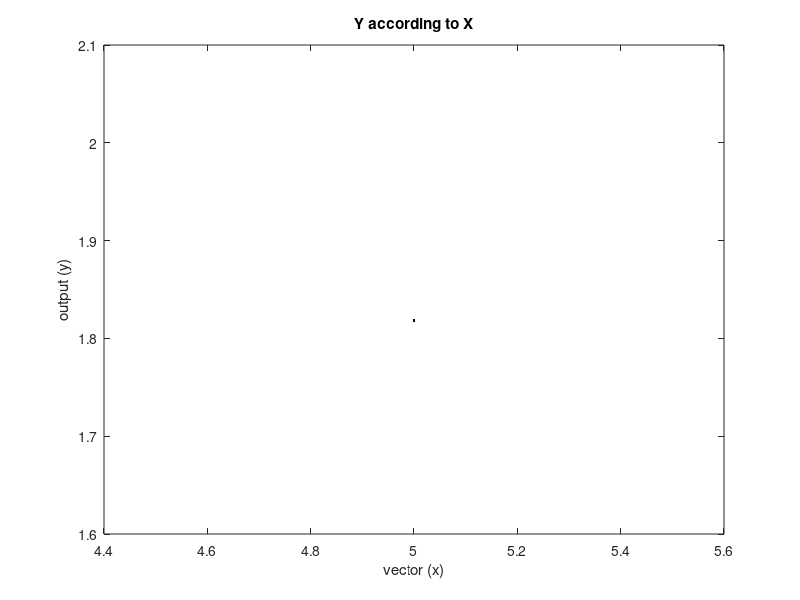

Recreate this plot in MATLAB.

x=input('Enter x:');
u=input('Enter mu:');

NUM=(log(1+(u*abs(x))));
DEN=(log(1+u));

y=((NUM/DEN).*sign(x));

p=plot(x,y);
set(p,'Color','black');
ylabel('output (y)');
xlabel('vector (x)');
title('Y according to X');
